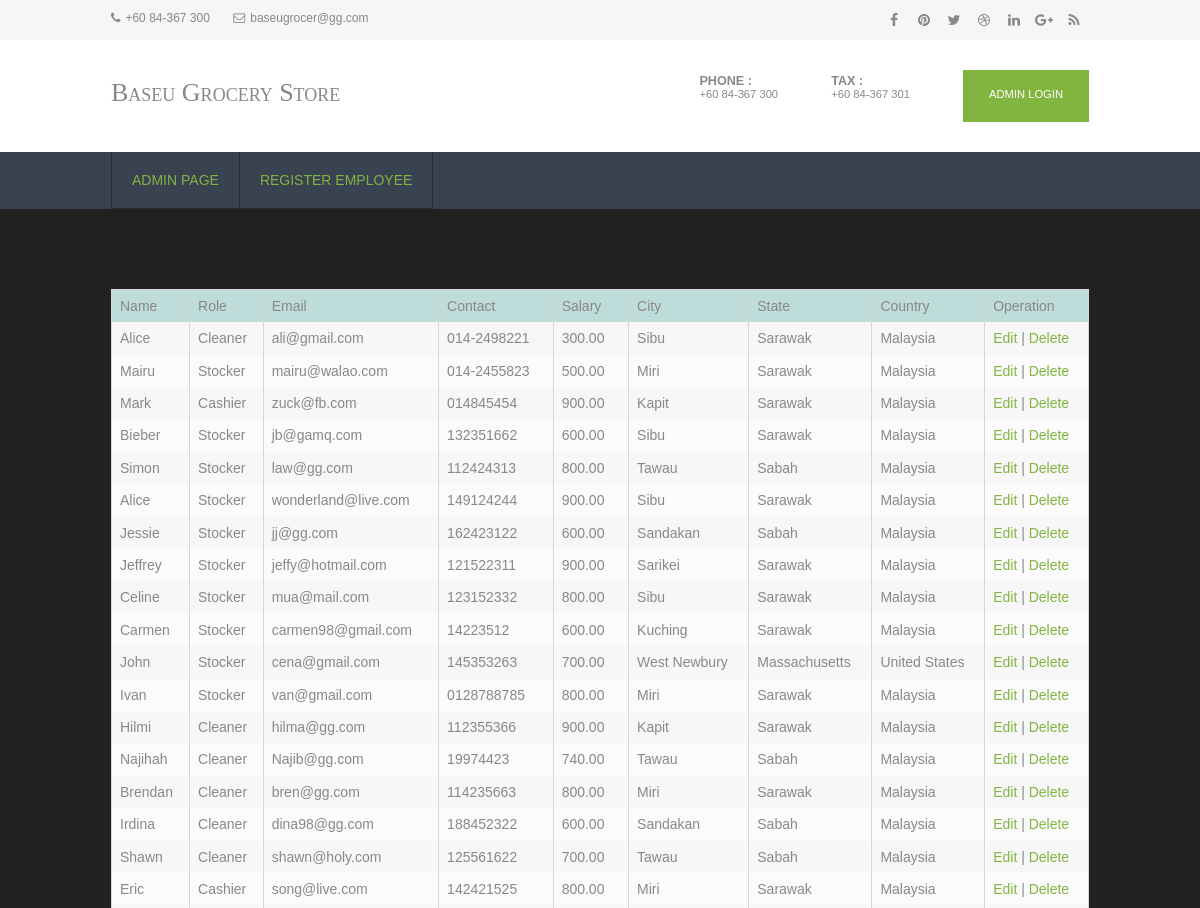
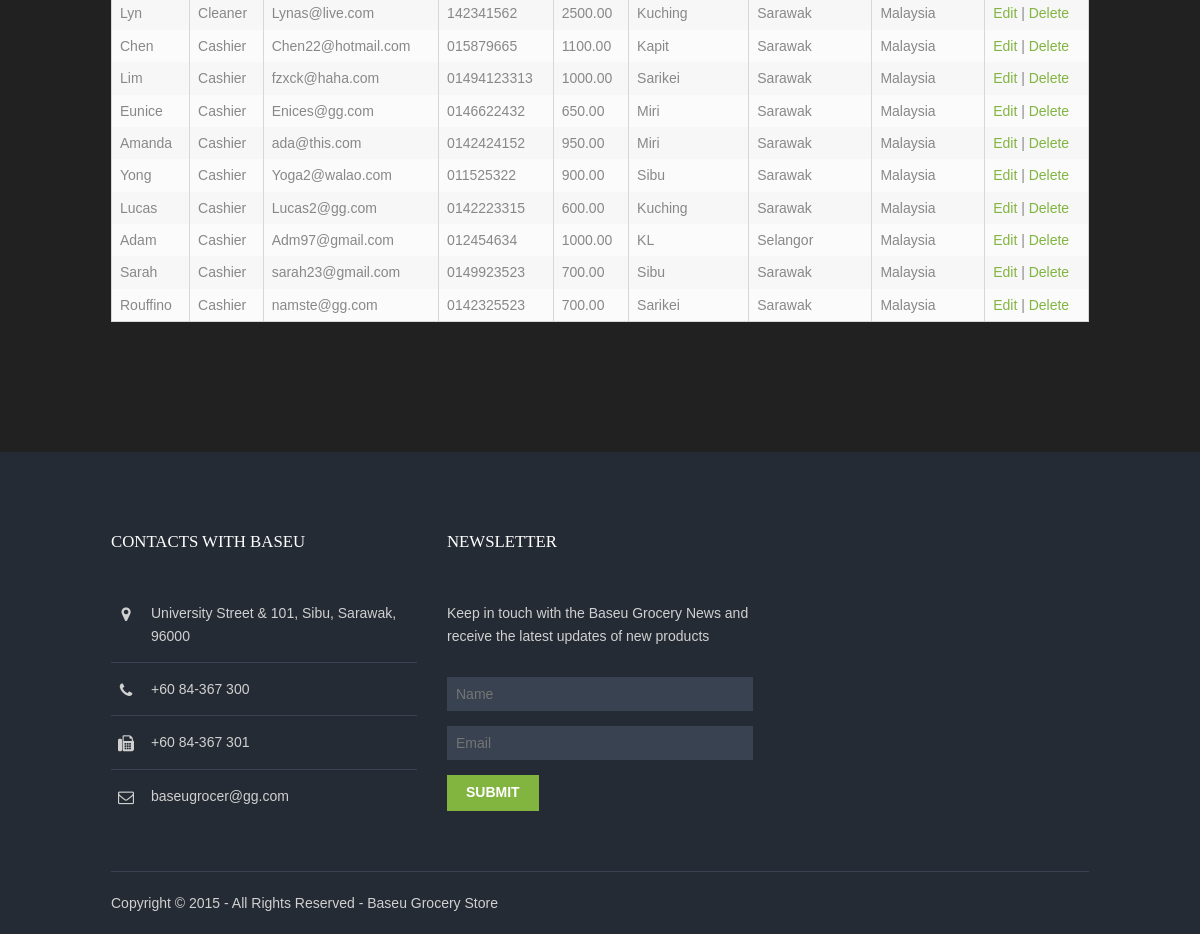
The page /view_employee.php on the database its author committed (2 pictures, top to bottom).
### tables this page shows
CREATE TABLE `employees` (
  `emp_id` int(11) NOT NULL,
  `emp_name` varchar(255) NOT NULL,
  `emp_city` varchar(255) NOT NULL,
  `emp_email` varchar(50) NOT NULL,
  `emp_contact` varchar(50) NOT NULL,
  `emp_salary` decimal(15,2) NOT NULL,
  `emp_state` varchar(255) NOT NULL,
  `emp_country` varchar(255) NOT NULL,
  `emp_role` varchar(255) NOT NULL
);

### view_employee.php (the view, shortened to what this page needs)
<?php
require('includes/config.php');
$result = $db->query("SELECT * FROM employees ORDER BY emp_id DESC");
?>
<!DOCTYPE html>
<html>
<head>
<link href="layout/styles/layout.css" rel="stylesheet" type="text/css" media="all">
</head>
<body background="images/bg.jpg" id="top">
<div class="wrapper row0">
  <div id="topbar" class="hoc clear">
    <div class="fl_left">
      <ul class="nospace inline pushright">
        <li><i class="fa fa-phone"></i>+60 84-367 300</li>
        <li><i class="fa fa-envelope-o"></i>baseugrocer@gg.com</li>
      </ul>
    </div>
    <div class="fl_right">
      <ul class="faico clear">
        <li><a class="faicon-facebook" href="#"><i class="fa fa-facebook"></i></a></li>
        <li><a class="faicon-pinterest" href="#"><i class="fa fa-pinterest"></i></a></li>
        <li><a class="faicon-twitter" href="#"><i class="fa fa-twitter"></i></a></li>
        <li><a class="faicon-dribble" href="#"><i class="fa fa-dribbble"></i></a></li>
        <li><a class="faicon-linkedin" href="#"><i class="fa fa-linkedin"></i></a></li>
        <li><a class="faicon-google-plus" href="#"><i class="fa fa-google-plus"></i></a></li>
        <li><a class="faicon-rss" href="#"><i class="fa fa-rss"></i></a></li>
      </ul>
    </div>
  </div>
</div>
<div class="wrapper row1">
  <header id="header" class="hoc clear">
    <div id="logo" class="fl_left">
      <h1><a href="index.html">Baseu Grocery Store</a></h1>
    </div>
    <div id="quickinfo" class="fl_right">
      <ul class="nospace inline">
        <li><strong>Phone :</strong><br> +60 84-367 300</li>
        <li><strong>Tax :</strong><br> +60 84-367 301</li>
        <li><a class="btn" href="login.php">Admin Login</a></li>
      </ul>
    </div>
  </header>
</div>
<div class="wrapper row2">
  <nav id="mainav" class="hoc clear">
    <ul class="clear">
      <li class="active"><a href="memberpage.php">Admin Page</a></li>
      <li class="active"><a href="register_employee.php">Register Employee</a></li>
    </ul>
  </nav>
</div>
<div class="wrapper row3" style="background-color : light-grey;" >
  <main class="hoc container clear">
    <div class="content">
      <div id="gallery">
        <table width='80%' border=0>
      	<tr style="background-color : #BEDCD9;">
      		<td>Name</td>
      		<td>Role</td>
      		<td>Email</td>
      		<td>Contact</td>
      		<td>Salary</td>
      		<td>City</td>
      		<td>State</td>
      		<td>Country</td>
          <td>Operation</td>
      	</tr>
      	<?php
      	while($row = $result->fetch(PDO::FETCH_ASSOC)) {
      		echo "<tr>";
      		echo "<td>".$row['emp_name']."</td>";
      		echo "<td>".$row['emp_role']."</td>";
      		echo "<td>".$row['emp_email']."</td>";
      		echo "<td>".$row['emp_contact']."</td>";
      		echo "<td>".$row['emp_salary']."</td>";
      		echo "<td>".$row['emp_city']."</td>";
      		echo "<td>".$row['emp_state']."</td>";
      		echo "<td>".$row['emp_country']."</td>";
      echo "<td><a href=\"edit_employee.php?emp_id=$row[emp_id]\">Edit</a> | <a href=\"delete_employee.php?emp_id=$row[emp_id]\" onClick=\"return confirm('Are you sure you want to delete?')\">Delete</a></td>";
      	}
      	?>
      	</table>
      </div>
    </div>
  </main>
</div>
<div class="wrapper row4">
  <footer id="footer" class="hoc clear">
    <div class="one_third first">
      <h6 class="title">Contacts with Baseu</h6>
      <ul class="nospace linklist contact">
        <li><i class="fa fa-map-marker"></i>
          <address>
          University Street &amp; 101, Sibu, Sarawak, 96000
          </address>
        </li>
        <li><i class="fa fa-phone"></i> +60 84-367 300<br></li>
        <li><i class="fa fa-fax"></i> +60 84-367 301</li>
        <li><i class="fa fa-envelope-o"></i> baseugrocer@gg.com</li>
      </ul>
    </div>
    <div class="one_third">
      <h6 class="title">Newsletter</h6>
      <p class="btmspace-30">Keep in touch with the Baseu Grocery News and receive the latest updates of new products</p>
      <form method="post" action="#">
        <fieldset>
          <input class="btmspace-15" type="text" value="" placeholder="Name">
          <input class="btmspace-15" type="text" value="" placeholder="Email">
          <button type="submit" value="submit">Submit</button>
        </fieldset>
      </form>
    </div>
  </footer>
</div>
<div class="wrapper row5">
  <div id="copyright" class="hoc clear">
    <p class="fl_left">Copyright &copy; 2015 - All Rights Reserved - <a href="#">Baseu Grocery Store</a></p>
  </div>
</div>
</body>
</html>

### layout/styles/layout.css (style rules this page uses)
#topbar { padding:5px 0; font-size:12px; }
#topbar .fl_left { margin-top:4px; }
#topbar .fl_left .inline > li i { margin:0 5px 0 0; line-height:normal; }
#topbar .faico li { margin:0; }
#header { padding:30px 0; }
#header #logo { margin-top:8px; font-variant:small-caps; }
#header #logo h1 { margin:0; padding:0; font-size:26px; }
#header #quickinfo { font-size:.8rem; text-transform:uppercase; }
#header #quickinfo li { margin-right:50px; }
#header #quickinfo li:last-child { margin-right:0; }
#header #quickinfo strong { display:block; margin:0 0 -5px 0; padding:0; font-size:.9rem; }
.container { padding:80px 0; }
#footer { padding:80px 0 60px; }
#footer .title { margin:0 0 50px 0; padding:0; font-size:1.2rem; text-transform:uppercase; }
#footer .linklist li { display:block; margin-bottom:15px; padding:0 0 15px 0; border-bottom:1px solid; }
#footer .linklist li:last-child { margin:0; padding:0; border:none; }
#footer .linklist li::before, #footer .linklist li::after { display:table; content:""; }
#footer .linklist li, #footer .linklist li::after { clear:both; }
#footer .contact.linklist li, #footer .contact.linklist li:last-child { position:relative; padding-left:40px; }
#footer .contact li * { margin:0; padding:0; line-height:1.6; }
#footer .contact li i { display:block; position:absolute; top:0; left:0; width:30px; font-size:16px; text-align:center; }
#footer input, #footer button { border:1px solid; }
#footer input { display:block; width:100%; padding:8px; }
#footer button { padding:8px 18px 10px; text-transform:uppercase; font-weight:700; cursor:pointer; }
#copyright { padding:20px 0; border-top:1px solid; }
#copyright * { margin:0; padding:0; }
*, *::before, *::after { transition:all .3s ease-in-out; }
nav ul, nav ol { margin:0; padding:0; list-style:none; }
#mainav, #breadcrumb, .sidebar nav { line-height:normal; }
#mainav li { display:block; position:relative; float:left; margin:0; padding:0; text-transform:uppercase; }
#mainav li:last-child { margin-right:0; }
#mainav ul.clear { border:solid; border-width:0 0 0 1px; }
#mainav li a { display:block; padding:20px; border:solid; border-width:0 1px 1px 0; border-collapse:collapse; }
table, th, td { border:1px solid; border-collapse:collapse; vertical-align:top; }
table, th { table-layout:auto; }
table { width:100%; margin-bottom:15px; }
th, td { padding:5px 8px; }
td { border-width:0 1px; }
#gallery { display:block; width:100%; margin-bottom:50px; }
.faico { margin:0; padding:0; list-style:none; }
.faico li { display:inline-block; float:left; margin:0 2px 0 0; padding:0; line-height:normal; }
.faico li:last-child { margin-right:0; }
.faico a { display:inline-block; width:30px; height:30px; line-height:30px; font-size:14px; text-align:center; }
.faico a { color:inherit; background-color:transparent; }
body { color:#888888; background-color:#252B34; }
a { color:#82B440; }
.btn, .btn.inverse:hover { color:#FFFFFF; background-color:#82B440; border-color:#82B440; }
.row0 { color:#888888; background-color:#F6F6F6; }
.row1 { color:#888888; background-color:#FFFFFF; }
.row2, .row2 a { color:#FFFFFF; background-color:#394251; }
.row3 { color:#888888; background-color:#212121; }
.row4 { color:#D0D0D0; background-color:#252B34; }
.row5, .row5 a { color:#D0D0D0; background-color:#252B34; }
#header #logo * { color:inherit; }
#footer .title { color:#FFFFFF; }
#footer .linklist li { border-color:#394251; }
#footer input, #footer button { border-color:transparent; }
#footer input { color:#FFFFFF; background-color:#394251; }
#footer button { color:#FFFFFF; background-color:#82B440; }
#copyright { border-color:#394251; }
#mainav ul.clear { border-color:#252B34; }
#mainav li a { color:inherit; background-color:inherit; border-color:#252B34; }
#mainav .active a, #mainav a:hover, #mainav li:hover > a { color:#82B440; background-color:inherit; }
table, th, td, #comments .avatar, #comments input, #comments textarea { border-color:#D7D7D7; }
tr, #comments li, #comments input[type="submit"], #comments input[type="reset"] { color:inherit; background-color:#FBFBFB; }
tr:nth-child(even), #comments li:nth-child(even) { color:inherit; background-color:#F7F7F7; }
table a, #comments a { background-color:inherit; }
@media screen and (min-width:978px) { .hoc { max-width:978px; } }

### rows shown on the page
employees: emp_name "Alice", emp_role "Cleaner", emp_email "ali@gmail.com", emp_contact "014-2498221", emp_salary "300.00", emp_city "Sibu", emp_state "Sarawak", emp_country "Malaysia"
employees: emp_name "Mairu", emp_role "Stocker", emp_email "mairu@walao.com", emp_contact "014-2455823", emp_salary "500.00", emp_city "Miri", emp_state "Sarawak", emp_country "Malaysia"
employees: emp_name "Mark", emp_role "Cashier", emp_email "zuck@fb.com", emp_contact "014845454", emp_salary "900.00", emp_city "Kapit", emp_state "Sarawak", emp_country "Malaysia"
employees: emp_name "Bieber", emp_role "Stocker", emp_email "jb@gamq.com", emp_contact "132351662", emp_salary "600.00", emp_city "Sibu", emp_state "Sarawak", emp_country "Malaysia"
employees: emp_name "Simon", emp_role "Stocker", emp_email "law@gg.com", emp_contact "112424313", emp_salary "800.00", emp_city "Tawau", emp_state "Sabah", emp_country "Malaysia"
employees: emp_name "Alice", emp_role "Stocker", emp_email "wonderland@live.com", emp_contact "149124244", emp_salary "900.00", emp_city "Sibu", emp_state "Sarawak", emp_country "Malaysia"
employees: emp_name "Jessie", emp_role "Stocker", emp_email "jj@gg.com", emp_contact "162423122", emp_salary "600.00", emp_city "Sandakan", emp_state "Sabah", emp_country "Malaysia"
employees: emp_name "Jeffrey", emp_role "Stocker", emp_email "jeffy@hotmail.com", emp_contact "121522311", emp_salary "900.00", emp_city "Sarikei", emp_state "Sarawak", emp_country "Malaysia"
employees: emp_name "Celine", emp_role "Stocker", emp_email "mua@mail.com", emp_contact "123152332", emp_salary "800.00", emp_city "Sibu", emp_state "Sarawak", emp_country "Malaysia"
employees: emp_name "Carmen", emp_role "Stocker", emp_email "carmen98@gmail.com", emp_contact "14223512", emp_salary "600.00", emp_city "Kuching", emp_state "Sarawak", emp_country "Malaysia"
employees: emp_name "John", emp_role "Stocker", emp_email "cena@gmail.com", emp_contact "145353263", emp_salary "700.00", emp_city "West Newbury", emp_state "Massachusetts", emp_country "United States"
employees: emp_name "Ivan", emp_role "Stocker", emp_email "van@gmail.com", emp_contact "0128788785", emp_salary "800.00", emp_city "Miri", emp_state "Sarawak", emp_country "Malaysia"
employees: emp_name "Hilmi", emp_role "Cleaner", emp_email "hilma@gg.com", emp_contact "112355366", emp_salary "900.00", emp_city "Kapit", emp_state "Sarawak", emp_country "Malaysia"
employees: emp_name "Najihah", emp_role "Cleaner", emp_email "Najib@gg.com", emp_contact "19974423", emp_salary "740.00", emp_city "Tawau", emp_state "Sabah", emp_country "Malaysia"
employees: emp_name "Brendan", emp_role "Cleaner", emp_email "bren@gg.com", emp_contact "114235663", emp_salary "800.00", emp_city "Miri", emp_state "Sarawak", emp_country "Malaysia"
employees: emp_name "Irdina", emp_role "Cleaner", emp_email "dina98@gg.com", emp_contact "188452322", emp_salary "600.00", emp_city "Sandakan", emp_state "Sabah", emp_country "Malaysia"
employees: emp_name "Shawn", emp_role "Cleaner", emp_email "shawn@holy.com", emp_contact "125561622", emp_salary "700.00", emp_city "Tawau", emp_state "Sabah", emp_country "Malaysia"
employees: emp_name "Eric", emp_role "Cashier", emp_email "song@live.com", emp_contact "142421525", emp_salary "800.00", emp_city "Miri", emp_state "Sarawak", emp_country "Malaysia"
employees: emp_name "Lyn", emp_role "Cleaner", emp_email "Lynas@live.com", emp_contact "142341562", emp_salary "2500.00", emp_city "Kuching", emp_state "Sarawak", emp_country "Malaysia"
employees: emp_name "Chen", emp_role "Cashier", emp_email "Chen22@hotmail.com", emp_contact "015879665", emp_salary "1100.00", emp_city "Kapit", emp_state "Sarawak", emp_country "Malaysia"
employees: emp_name "Lim", emp_role "Cashier", emp_email "fzxck@haha.com", emp_contact "01494123313", emp_salary "1000.00", emp_city "Sarikei", emp_state "Sarawak", emp_country "Malaysia"
employees: emp_name "Eunice", emp_role "Cashier", emp_email "Enices@gg.com", emp_contact "0146622432", emp_salary "650.00", emp_city "Miri", emp_state "Sarawak", emp_country "Malaysia"
employees: emp_name "Amanda", emp_role "Cashier", emp_email "ada@this.com", emp_contact "0142424152", emp_salary "950.00", emp_city "Miri", emp_state "Sarawak", emp_country "Malaysia"
employees: emp_name "Yong", emp_role "Cashier", emp_email "Yoga2@walao.com", emp_contact "011525322", emp_salary "900.00", emp_city "Sibu", emp_state "Sarawak", emp_country "Malaysia"
employees: emp_name "Lucas", emp_role "Cashier", emp_email "Lucas2@gg.com", emp_contact "0142223315", emp_salary "600.00", emp_city "Kuching", emp_state "Sarawak", emp_country "Malaysia"
employees: emp_name "Adam", emp_role "Cashier", emp_email "Adm97@gmail.com", emp_contact "012454634", emp_salary "1000.00", emp_city "KL", emp_state "Selangor", emp_country "Malaysia"
employees: emp_name "Sarah", emp_role "Cashier", emp_email "sarah23@gmail.com", emp_contact "0149923523", emp_salary "700.00", emp_city "Sibu", emp_state "Sarawak", emp_country "Malaysia"
employees: emp_name "Rouffino", emp_role "Cashier", emp_email "namste@gg.com", emp_contact "0142325523", emp_salary "700.00", emp_city "Sarikei", emp_state "Sarawak", emp_country "Malaysia"
